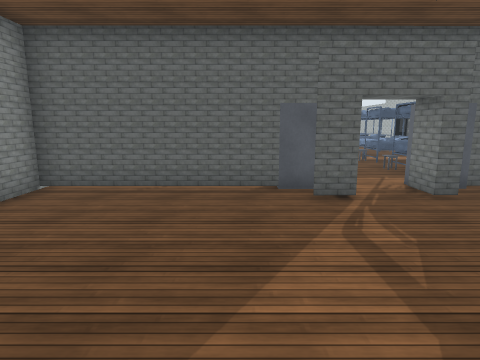
view 1 (above)

20 first-person views from a walk through a Unity game level. The camera is 1.5 m above the floor, tilts 10° down and sees 75° across. The floor is counted in squares, 1 m on a side. Each view is taken from the middle of a square. On the plan, view 1 faces up. The plan holds only what a view shows up to about 15 squares ahead; the rest is blank. The place goes on beyond the plan. Some animated figures are not drawn. Some surface patterns are stand-ins.

view 2
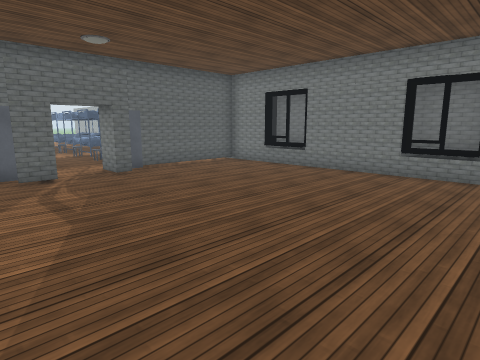

view 3
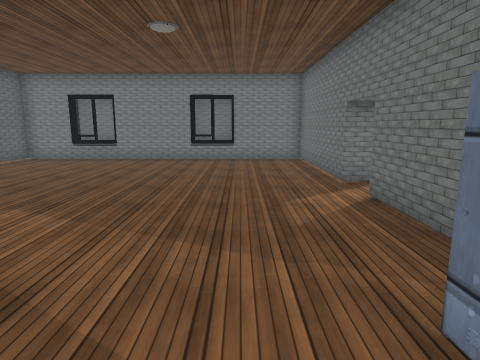

view 4
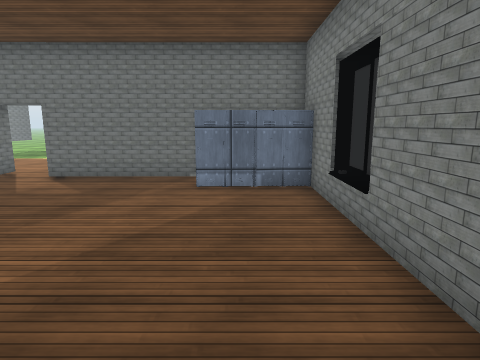

view 5
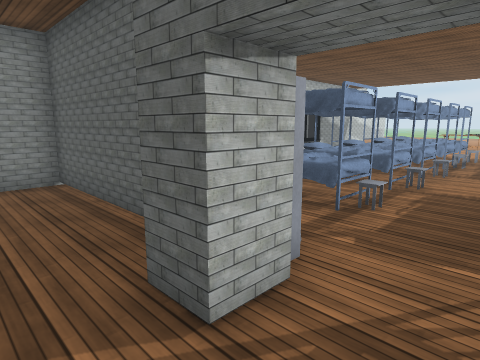

view 6
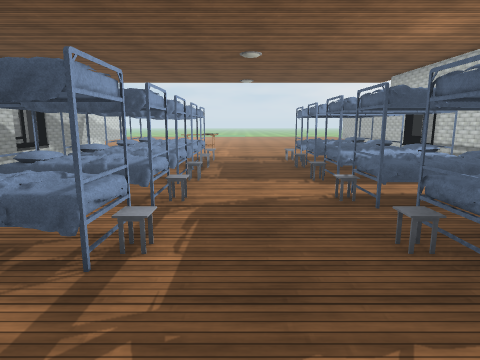

view 7
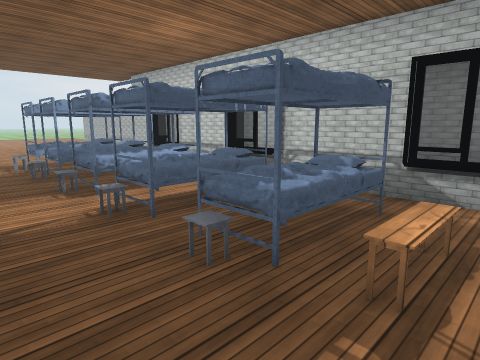

view 8
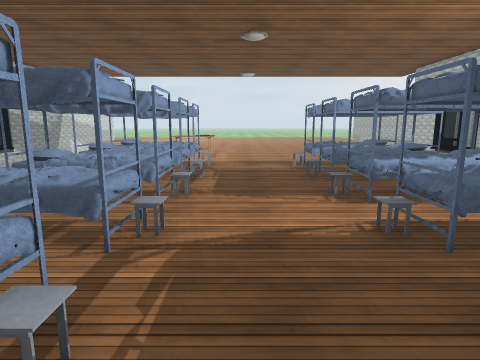

view 9
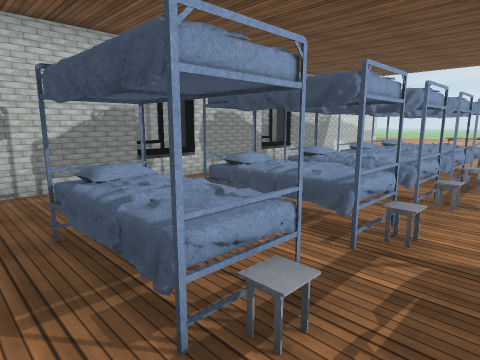

view 10
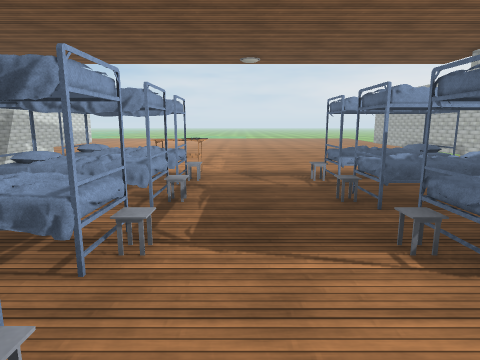

view 11
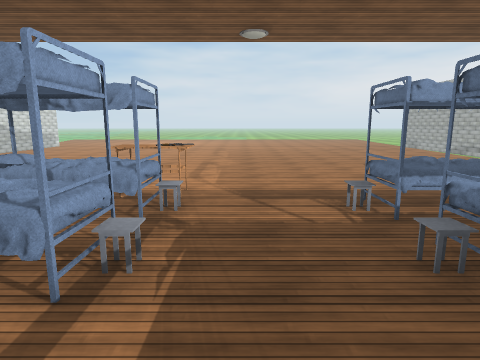

view 12
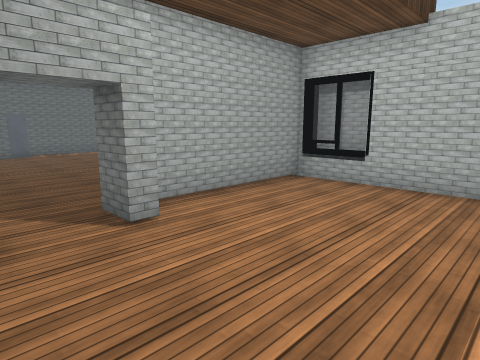

view 13
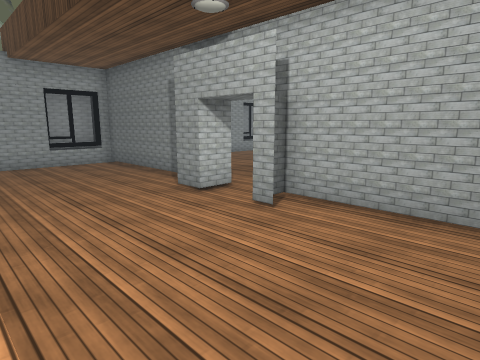

view 14
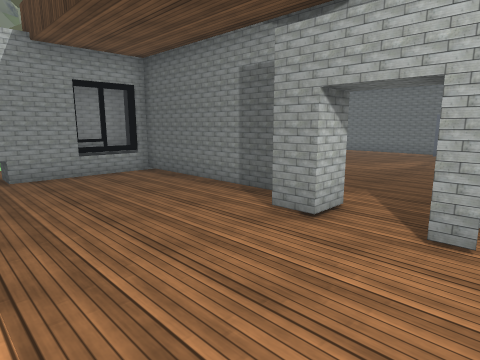

view 15
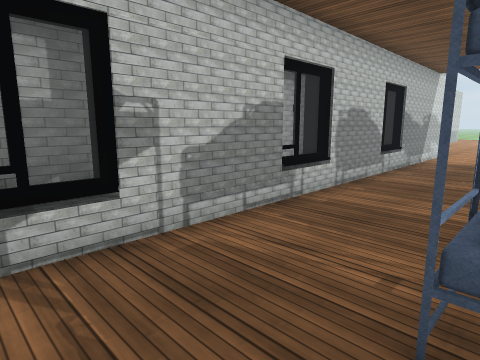

view 16
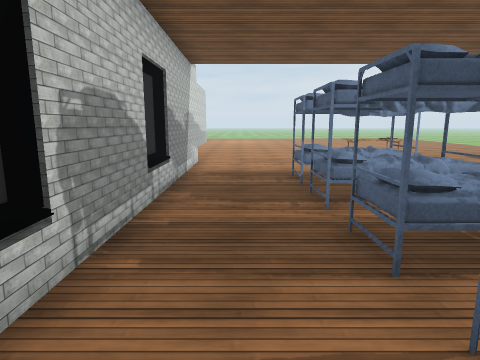

view 17
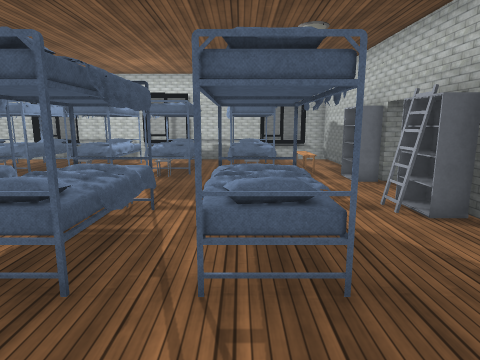

view 18
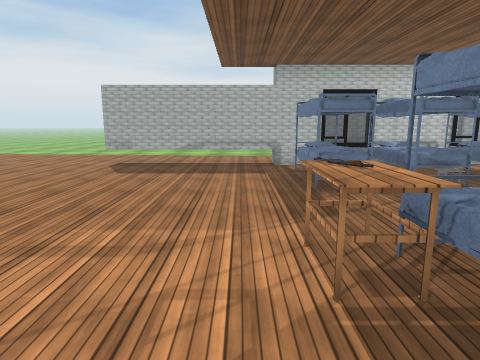

view 19
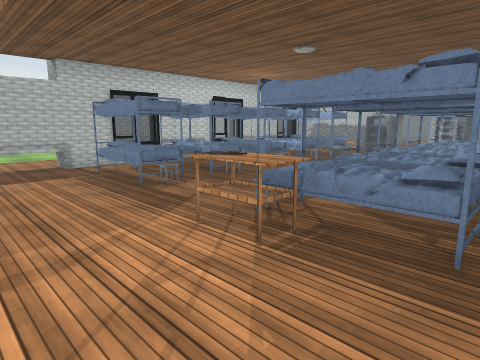

view 20
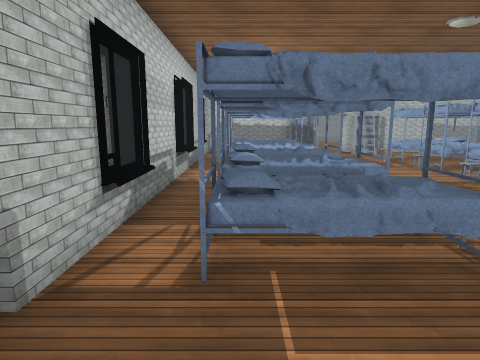

### Floor plan
Key: @ floor where view 1 was taken; # wall or solid block; . floor; / step, stairs or slope; = window, fence, low wall or low ledge; ^ raised ledge; B bed; R rack; L locker; T thing the floor can be seen under or through; A table; E bench; O other object.
Columns run from 6 left of view 1 to 13 right of it. Each row starts with its distance up from view 1.
 26  ^..............^ ..
 25  ^..............^ ..
 24  ^..............^ ..
 23  #..............^ ..
 22  #....AAA.......##..
 21  #...BAAA...BBB.##
 20 ##...BBB....BBB.##
 19 #=...BBB....BBB.##
 18 ##...BBB...OBBB.##
 17  #...BBB....BB..##
 16  #...BBB....BBB.##
 15 ##...BBB....BBB.##
 14 #=...BBB....BBB.=#
 13 ##...BBB....BBB.##
 12  #..............#
 11  #...BBB....BBB.#
 10 ##...BBB....BBB.##
  9 #=..........EE..=#
  8 #=.....RR.RR....##
  7  ######RR.#R######
  6  #..............##
  5   ..............=#
  4    .............=#
  3    .............##
  2  #..............#
  1  #..............#
  0  #....@.........##
 -1  =..............=#
 -2  O..............##
 -3 ##..............#
 -4 ##LLL...........#
 -5 #########.TTTTTT##
 -6 ##..............=#
 -7 ##..............##
 -8 ##..............#
 -9 ##..............#
-10       /////////

Where each view was taken, in squares from view 1:
view 1: 0 up, 0 right, facing up
view 2: 3 down, 0 right, facing up-right
view 3: 2 down, 4 left, facing right
view 4: 4 up, 3 left, facing down
view 5: 5 up, 4 right, facing up-left
view 6: 7 up, 3 right, facing up
view 7: 8 up, 3 right, facing up-right
view 8: 9 up, 3 right, facing up
view 9: 9 up, 3 right, facing up-left
view 10: 12 up, 3 right, facing up
view 11: 15 up, 3 right, facing up
view 12: 10 down, 2 right, facing up-right
view 13: 10 down, 8 right, facing up-left
view 14: 10 down, 5 right, facing up-left
view 15: 8 up, 1 left, facing up-left
view 16: 12 up, 3 left, facing up
view 17: 11 up, 4 left, facing right
view 18: 23 up, 2 left, facing right
view 19: 25 up, 2 left, facing down-right
view 20: 24 up, 8 right, facing down
